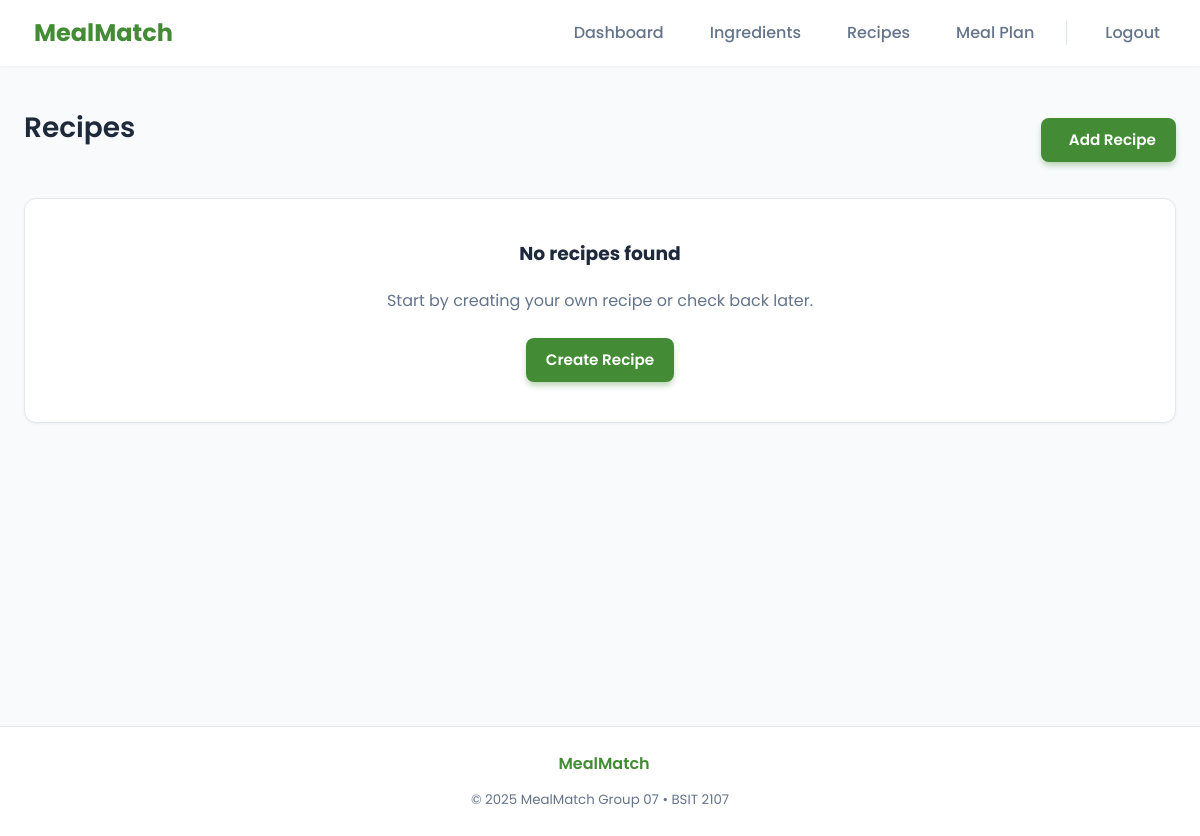
The app's page /recipes (signed in), older data.
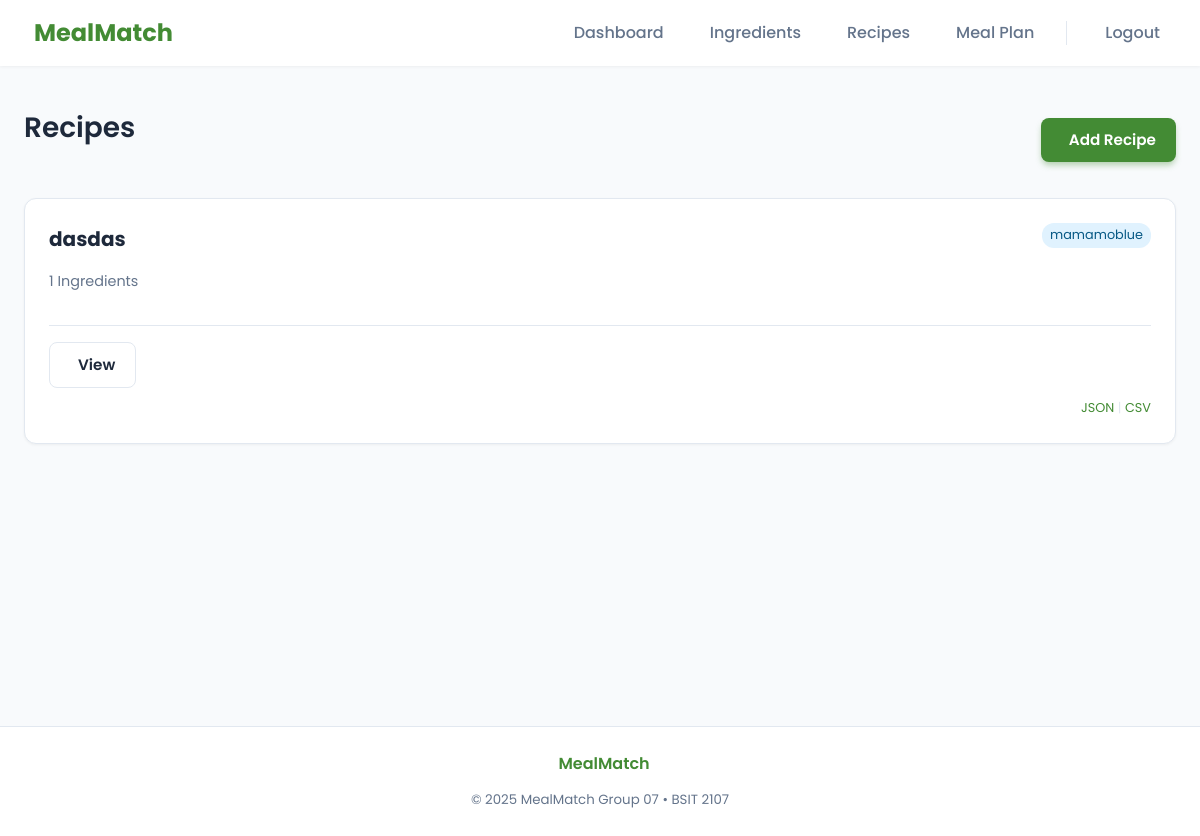
The same page, newer data.
### tables this page shows
CREATE TABLE recipes (
    id INTEGER PRIMARY KEY AUTOINCREMENT,
    title TEXT NOT NULL,
    description TEXT,
    instructions TEXT,
    created_by INTEGER,
    FOREIGN KEY(created_by) REFERENCES users(id) ON DELETE SET NULL
);

CREATE TABLE users (
    id INTEGER PRIMARY KEY AUTOINCREMENT,
    username TEXT UNIQUE NOT NULL,
    email TEXT UNIQUE NOT NULL,
    password_hash TEXT NOT NULL,
    is_admin INTEGER DEFAULT 0
);

### app.py (the view)
@app.route("/recipes")
@login_required
def recipes():
    rows = RecipeService.list_all_recipes()
    recipe_ingredients = {}
    for ri in db.query("SELECT * FROM recipe_ingredients"):
        recipe_ingredients.setdefault(ri["recipe_id"], []).append(ri)
    return render_template("recipes.html", recipes=rows, recipe_ingredients=recipe_ingredients)

### app.py (called while the page is built)
def login_required(fn):
    from functools import wraps
    @wraps(fn)
    def wrapper(*args, **kwargs):
        if not UserService.get_current_user():
            flash("Please log in to continue.", "warning")
            return redirect(url_for("login"))
        return fn(*args, **kwargs)
    return wrapper

    def connect(self):
        if self._conn is None:
            need_init = not os.path.exists(self.path)
            self._conn = sqlite3.connect(self.path, detect_types=sqlite3.PARSE_DECLTYPES|sqlite3.PARSE_COLNAMES)
            self._conn.row_factory = sqlite3.Row
            if need_init:
                self._init_db()
        return self._conn

    def close(self):
        if self._conn:
            self._conn.close()
            self._conn = None

    def query(self, sql: str, args=(), one=False):
        try:
            cur = self.connect().execute(sql, args)
            rv = cur.fetchall()
            cur.close()
            return (rv[0] if rv else None) if one else rv
        except Exception as e:
            raise DBError(e)

### templates/recipes.html (shortened to what this page needs)
{% extends "base.html" %}
{% block content %}
<div class="header-content" style="margin-bottom: 24px;">
  <h2>Recipes</h2>
  <a href="{{ url_for('add_recipe') }}" class="btn btn-primary">
     Add Recipe
  </a>
</div>
{% if recipes %}
<div class="cards">
  {% for r in recipes %}
  <div class="card" style="display: flex; flex-direction: column;">
    <div style="flex-grow: 1;">
      <div style="display: flex; justify-content: space-between; align-items: flex-start; margin-bottom: 10px;">
        <h3 style="margin: 0; font-size: 1.25rem;">{{ r['title'] }}</h3>
        <span
          style="font-size: 0.8rem; background: var(--info-bg); color: var(--info-text); padding: 2px 8px; border-radius: 12px;">
          {{ r['creator'] or 'Community' }}
        </span>
      </div>
      <p style="color: var(--text-muted); font-size: 0.9rem; margin-bottom: 16px;">
        {% if recipe_ingredients.get(r['id']) %}
         {{ recipe_ingredients[r['id']]|length }} Ingredients
        {% else %}
        <i class="ph-fill ph-basket"></i> No ingredients listed
        {% endif %}
      </p>
    </div>
    <div
      style="border-top: 1px solid var(--border-color); padding-top: 16px; margin-top: 16px; display: flex; justify-content: space-between; align-items: center;">
      <a href="{{ url_for('view_recipe', id=r['id']) }}" class="btn btn-sm btn-secondary" title="View">
         View
      </a>
      <div class="actions">
      </div>
    </div>
    <div style="margin-top: 10px; font-size: 0.8rem; text-align: right;">
      <a href="{{ url_for('export_recipe', id=r['id'], fmt='json') }}"
        style="color: var(--primary-color); text-decoration: none;">JSON</a>
      <span style="color: var(--border-color);">|</span>
      <a href="{{ url_for('export_recipe', id=r['id'], fmt='csv') }}"
        style="color: var(--primary-color); text-decoration: none;">CSV</a>
    </div>
  </div>
  {% endfor %}
</div>
{% else %}
<div class="card" style="text-align: center; padding: 40px;">
  <h3>No recipes found</h3>
  <p style="color: var(--text-muted); margin-bottom: 24px;">Start by creating your own recipe or check back later.</p>
  <a href="{{ url_for('add_recipe') }}" class="btn btn-primary">Create Recipe</a>
</div>
{% endif %}
{% endblock %}

Row changes from the older to the newer data that the page shows:
added recipes: title "dasdas", username "mamamoblue", recipe_ingredients "1"
Text that changed along with them:
text no longer shown: "No recipes found Start by creating your own recipe or check back later. Create Recipe"
